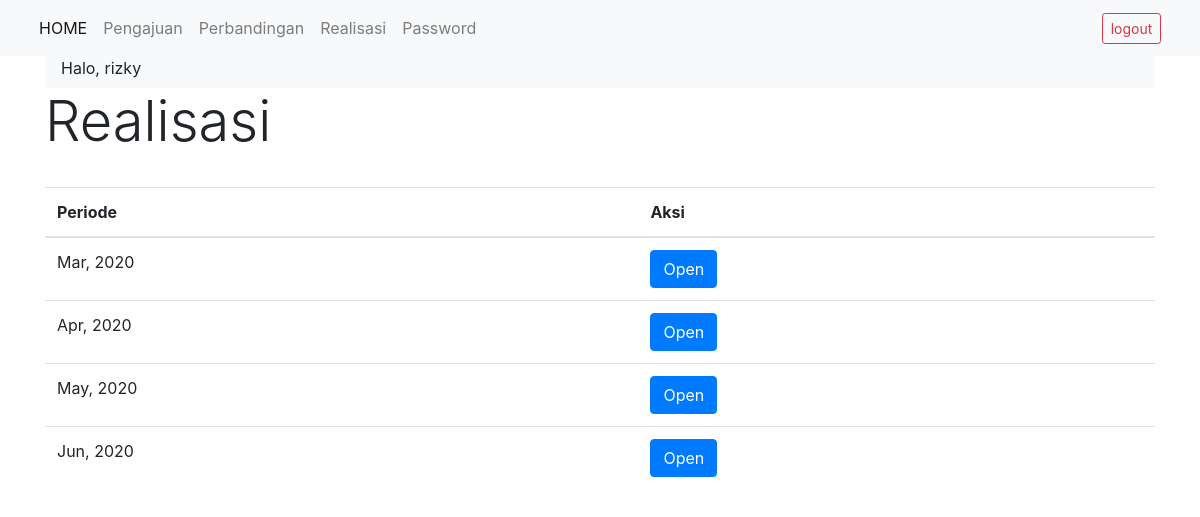
The app's page /realisasi.php (signed in), older data.
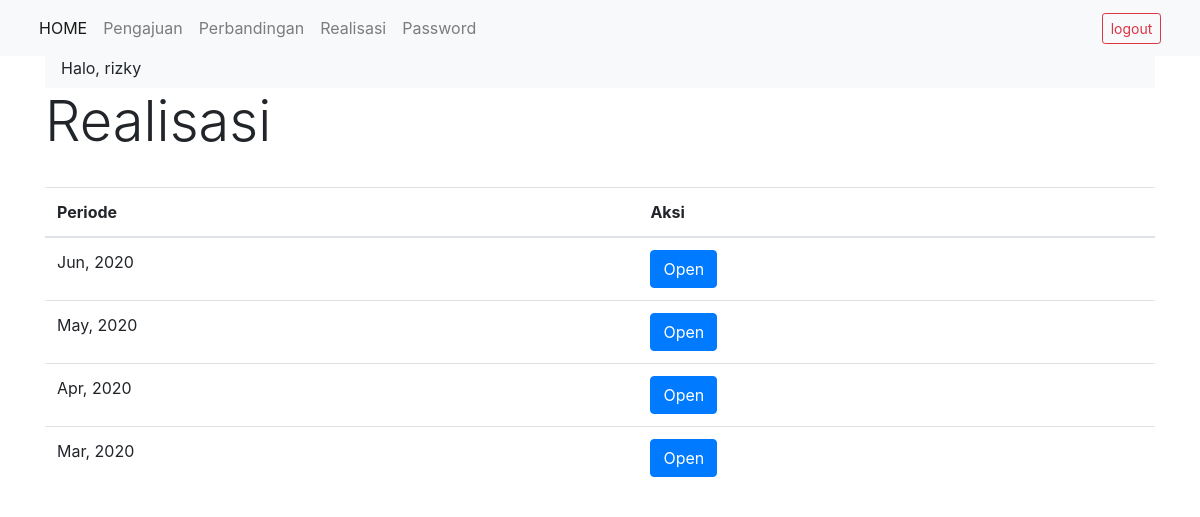
The same page, newer data.
### tables this page shows
CREATE TABLE IF NOT EXISTS `tb_periode` (
`id_periode` int(11) NOT NULL,
  `id_user` int(11) NOT NULL,
  `bulan` varchar(255) NOT NULL,
  `tahun` varchar(255) NOT NULL,
  `periode` date NOT NULL
);

### realisasi.php (the view, shortened to what this page needs)
<?php
include "header.php";
?>
<div class="container">
	<?php include "navigasi.php"; ?>
	<h1 class="display-4">Realisasi</h1>
	<br/>
	<table class="table table-hover">
		<thead>
			<tr>
			<th>Periode</th>
			<th>Aksi</th>
			</tr>
		</thead>
		<tbody>
		<?php
		$idus = $_SESSION['idus'];
		$sql = "SELECT * FROM tb_periode WHERE id_user='$idus' ORDER BY periode DESC";
		$sql2 = $db->query($sql);
		while($result = $sql2->fetch_array())
		{
			?>
			<tr>
				<td><?php echo $result['bulan'].', '.$result['tahun'];?></td>
				<td><a href="realisasi2.php?periode=<?php echo $result['id_periode'];?>" type="button" class="btn btn-primary">Open</a></td>
			</tr>
		<?php
		}
		?>
		</tbody>
	</table>
</div>
<?php
include "footer.php";
?>

Row changes from the older to the newer data that the page shows:
changed tb_periode "Jun": moves up the list
changed tb_periode "May": moves up the list
changed tb_periode "Apr": moves down the list
